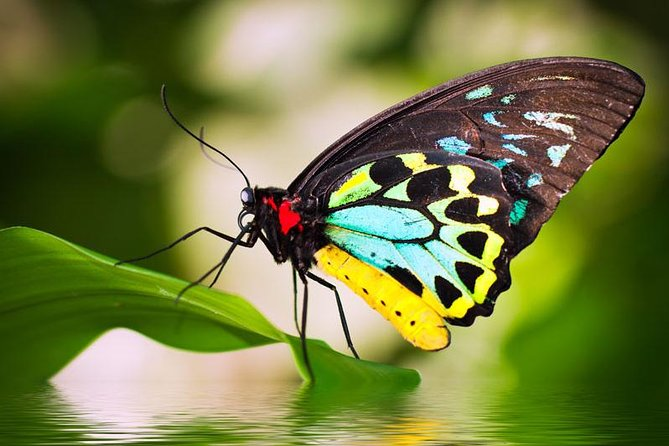
#> input picture image/fly2.jpg, 669 x 446 px
$ jupyter execute ImgP_4.ipynb
#> lines starting #> are read from the running program, lines starting #| are printed output that depends on the picture
A binary image is one that consists of pixels that can have one of exactly two colors, usually black and white.

cv2.THRESH_BINARY: If pixel intensity is greater than the set threshold, value set to 255, else set to 0 (black).

[cell 1]
import cv2

#reading image
img = cv2.imread("./image/fly2.jpg")
#> img is the input picture: shape (446, 669, 3); mean B, G, R 63.9, 122.1, 114
cv2.imshow("Org",img)
#Converting to Gray
gray=cv2.cvtColor(img,cv2.COLOR_BGR2GRAY)
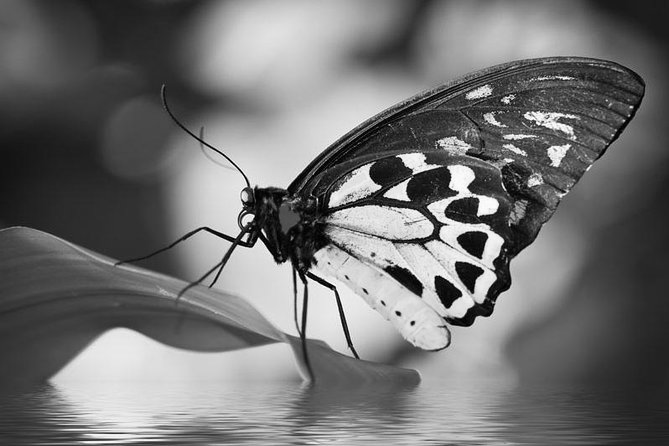
#> gray: shape (446, 669); min 0, max 255, mean 113
cv2.imshow("Gray",gray)
cv2.waitKey(0)
cv2.destroyAllWindows()
#Converting to binary
ret, bw_img = cv2.threshold(img,127,255,cv2.THRESH_BINARY)
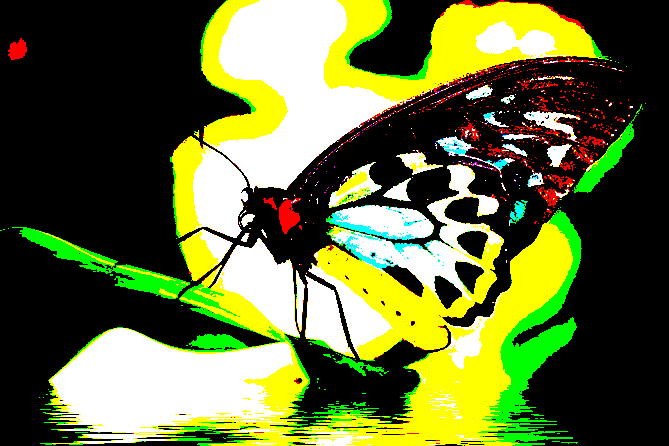
#> bw_img: shape (446, 669, 3); mean B, G, R 54.6, 109.9, 99.4
cv2.imshow("Binary Image",bw_img)
cv2.waitKey(0)
cv2.destroyAllWindows()

$ run again, with image/fly1.jpg copied over image/fly2.jpg
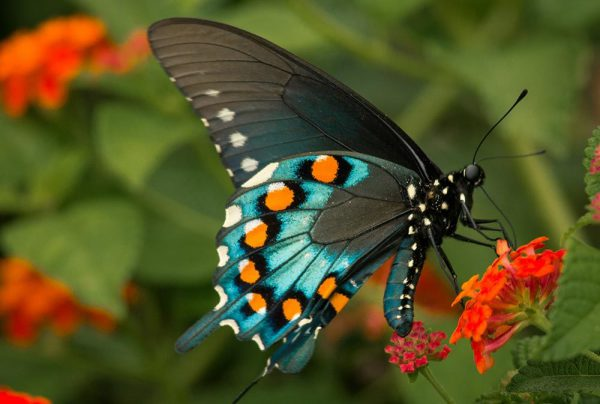
#> input picture image/fly1.jpg, 600 x 404 px
#> img is the input picture: shape (404, 600, 3); mean B, G, R 37, 82.6, 83.8
#> `gray=cv2.cvtColor(img,cv2.COLOR_BGR2GRAY)`:
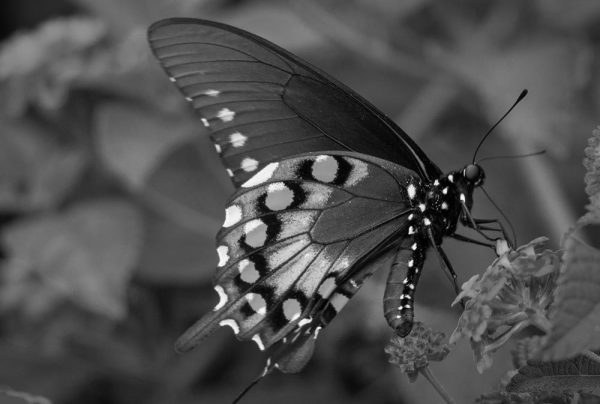
#> gray: shape (404, 600); min 0, max 253, mean 77.8
#> `ret, bw_img = cv2.threshold(img,127,255,cv2.THRESH_BINARY)`:
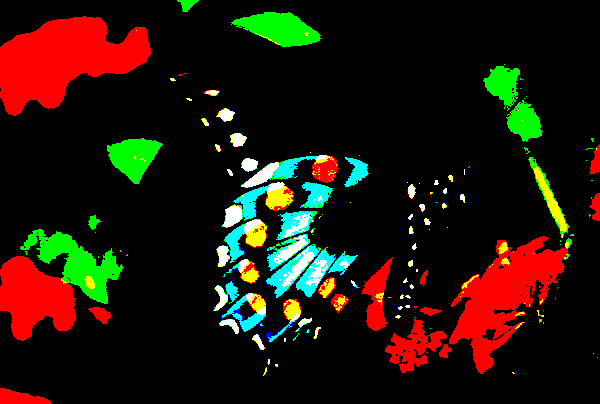
#> bw_img: shape (404, 600, 3); mean B, G, R 9.6, 22.1, 33.6

$ run again, with image/fly3.jpg copied over image/fly2.jpg
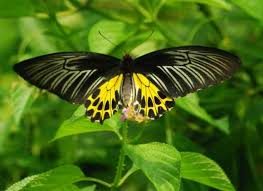
#> input picture image/fly3.jpg, 263 x 191 px
#> img is the input picture: shape (191, 263, 3); mean B, G, R 21.3, 106, 71
#> `gray=cv2.cvtColor(img,cv2.COLOR_BGR2GRAY)`:
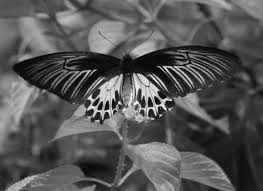
#> gray: shape (191, 263); min 0, max 252, mean 85.9
#> `ret, bw_img = cv2.threshold(img,127,255,cv2.THRESH_BINARY)`:
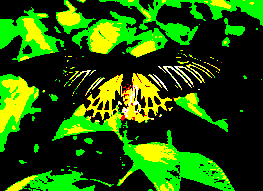
#> bw_img: shape (191, 263, 3); mean B, G, R 2.4, 87.2, 34.3

$ run again, with image/cat1 (1).jpg copied over image/fly2.jpg
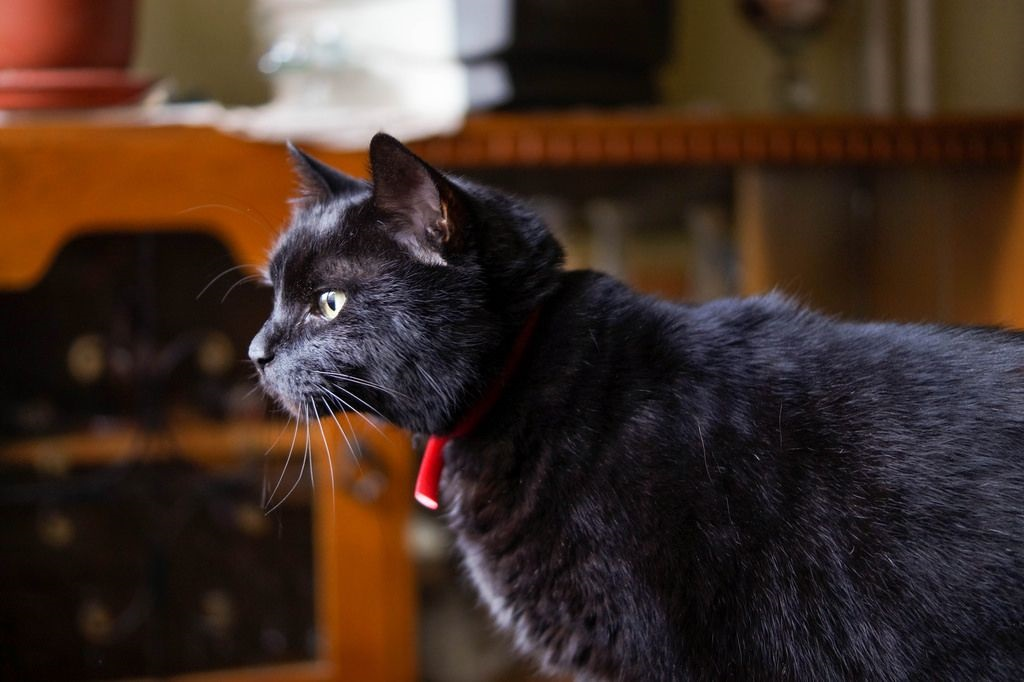
#> input picture image/cat1 (1).jpg, 1024 x 682 px
#> img is the input picture: shape (682, 1024, 3); mean B, G, R 37.5, 46.4, 64.8
#> `gray=cv2.cvtColor(img,cv2.COLOR_BGR2GRAY)`:
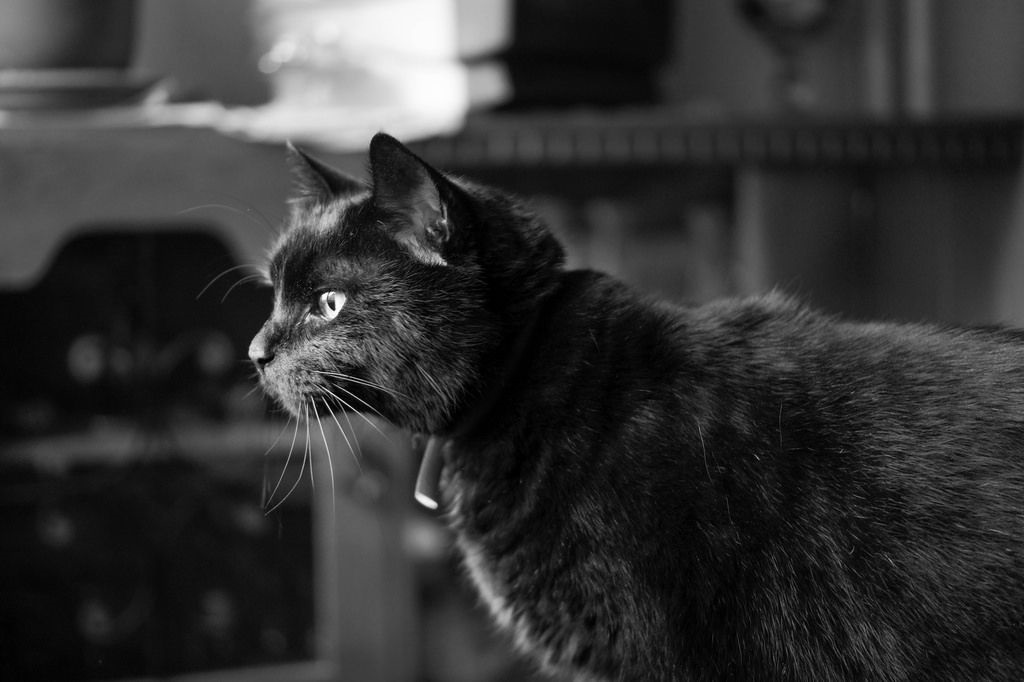
#> gray: shape (682, 1024); min 0, max 255, mean 50.9
#> `ret, bw_img = cv2.threshold(img,127,255,cv2.THRESH_BINARY)`:
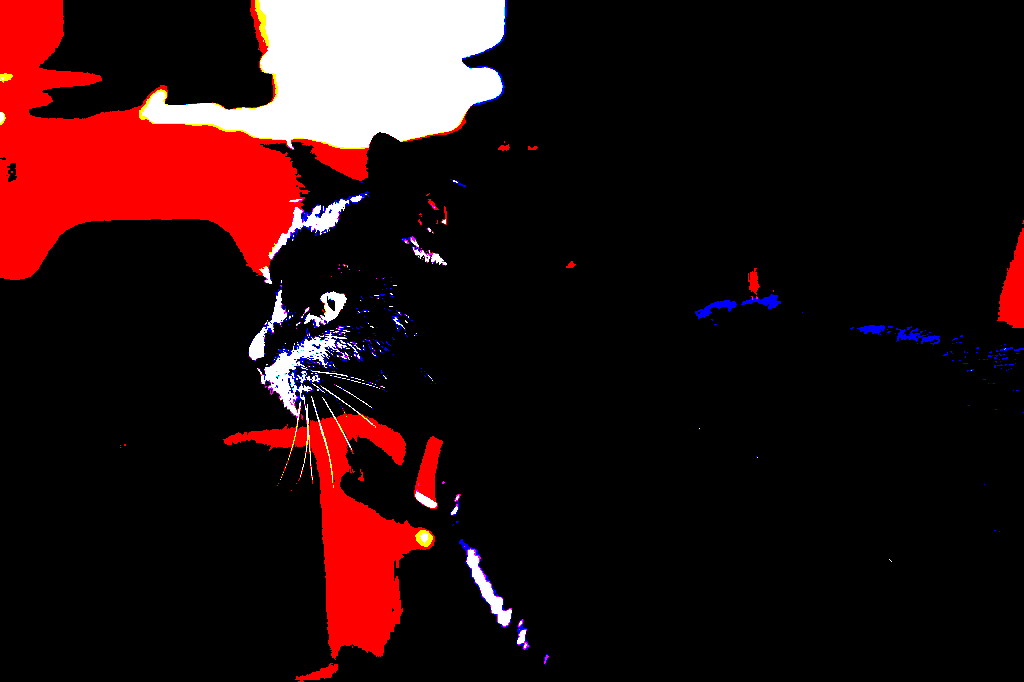
#> bw_img: shape (682, 1024, 3); mean B, G, R 16.3, 15.2, 37.9
